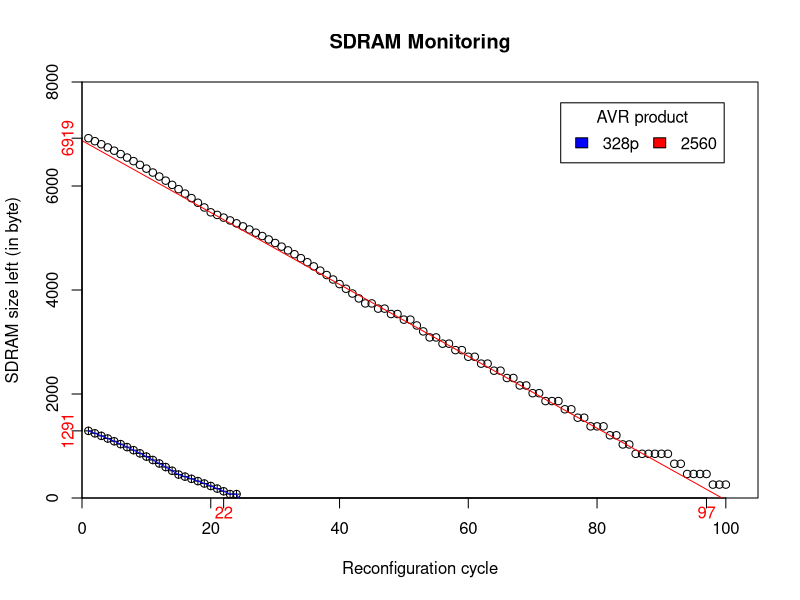

This chart was generated by the following R code:
ATdowntime <-c(44,44,44,44,43,44,44,44,44,43,48,48,48,48,48,48,48,48,48,48,48,48,49,48,48)
ATeeprom <-c(61,69,77,85,93,101,109,117,125,133,142,151,160,169,178,187,196,205,214,223,232,241,250,259,268)
ATsdram <-c(1291,1244,1195,1144,1091,1036,979,920,859,796,731,664,595,524,451,411,369,325,279,231,181,129,75,75,-155)

MEGAdowntime <-c(44,44,43,43,43,44,45,43,43,43,49,47,48,48,48,49,48,49,47,47,47,48,48,48,48,47,49,47,48,48,48,48,48,47,48,49,48,47,47,49,48,47,49,47,48,47,48,48,48,47,47,49,47,47,47,47,47,48,46,48,46,47,47,46,48,47,46,46,48,46,47,46,46,47,47,46,47,46,48,46,46,46,45,49,48,48,46,48,47,47,48,45,46,48,47,45,48,45,48,47)
MEGAeeprom <-c(61,69,77,85,93,101,109,117,125,133,142,151,160,169,178,187,196,205,214,223,232,241,250,259,268,277,286,295,304,313,322,331,340,349,358,367,376,385,394,403,412,421,430,439,448,457,466,475,484,493,502,511,520,529,538,547,556,565,574,583,592,601,610,619,628,637,646,655,664,673,682,691,700,709,718,727,736,745,754,763,772,781,790,799,808,817,826,835,844,853,862,871,880,889,898,907,916,925,934,943)
MEGAsdram <-c(6919,6862,6803,6742,6679,6614,6547,6478,6407,6334,6259,6182,6103,6022,5939,5854,5767,5678,5587,5494,5444,5392,5338,5282,5224,5164,5102,5038,4972,4904,4834,4762,4688,4612,4534,4454,4372,4288,4202,4114,4024,3932,3838,3742,3742,3642,3642,3538,3538,3430,3430,3318,3204,3088,3088,2968,2968,2844,2844,2716,2716,2584,2584,2448,2448,2308,2308,2164,2164,2016,2016,1864,1864,1864,1706,1706,1544,1544,1378,1378,1378,1206,1206,1030,1030,850,850,850,850,850,850,658,658,462,462,462,462,258,258,258)



plot(MEGAsdram,main="SDRAM Monitoring",ylab="SDRAM size left (in byte)",xlab="Reconfiguration cycle",ylim=c(0,8000),xlim=c(0,105),xaxs="i",yaxs="i")
indexs <- c(0:99)
abline(lm(MEGAsdram~indexs),col="red")
axis(1, at=c(22,97),labels=c(22,97), col.axis="red", las=0,padj=-1.2)
lines(ATsdram, pch=10,type="b")
lines(ATsdram, col="blue")
axis(2, at=c(1291,6919),labels=c(1291,6919), col.axis="red", las=0,padj=1.2)
legend("topright", inset=.05, title="AVR product",
       c("328p","2560"), fill=c("blue","red"), horiz=TRUE)



